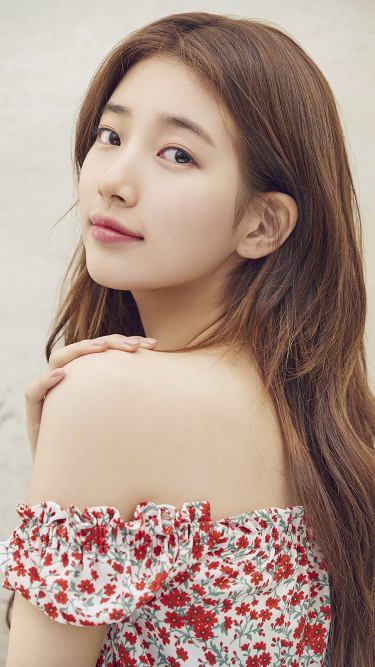
#> input picture OpenCV/data/image/suzy.jfif, 750 x 1334 px, found by its file name (shown at 1/2 size)
$ jupyter execute 'CV01_이미지로드및저장.ipynb'   (shell and % lines are left out)
#> lines starting #> are read from the running program, lines starting #| are printed output that depends on the picture
<table border=1 width=100%>
    <tr><td style="border: 1px solid black; width:600px; height:40px; text-align: center;"><font size=4 color=blue><b>[1차시] 학습목표</b></font></td></tr>
    <tr><td style="border: 1px solid black; text-align: left;"><font size=3>○ OpenCV의 사용법을 학습한다.<br>
○ 이미지를 읽는 방법을 학습한다.<br>
○ 이미지를 출력하는 방법을 학습한다 (OpenCV, Matplotlib, Widget)
        </font></td></tr>
</table>

<table border=1 width=100%>
    <tr><td style="border: 1px solid black; width:600px; height:40px; text-align: center;"><font size=4 color=blue><b>[1차시] 학습요약</b></font></td></tr>
    <tr><td style="border: 1px solid black; text-align: left;"><font size=3>○ <font color="red"><b>cv2.imread()</b></font> : 이미지를 읽음<br>
○ <font color="red"><b>cv2.imshow()</b></font> : 새창에 이미지 출력<br>
○ <font color="red"><b>cv2.cvtColor()</b></font> : 이미지의 색상공간을 변환<br>
○ <font color="red"><b>cv2.waitKey()</b></font> : 키 입력 대기 (1/000초 단위)<br>
○ <font color="red"><b>cv2.destroyAllWindows()</b></font> : 생성한 윈도우를 모두 닫음<br>
○ OpenCV 색상공간과 Python의 색상공간이 다르므로 변환이 필요 (BGR → RGB)
        </font></td></tr>
</table>

## OpenCV 개요 및 환경설정

### 개요

- <b>OpenCV </b>
  - Gray Bradsky에 의해 1996년 인텔에서 시작된 프로젝트
  - 컴퓨터 비전, 머신러닝과 관련된 다양한 알고리즘을 지원
  - C++, Python, Java 등의 언어를 지원
  - CUDA(Compute Unified Device Architecture), OpenCL (Open Computing Language)에 기반한 인터페이스를 지원
  <br><br>
- <b>OpenCV + Python</b>
  - OpenCV의 파이썬 API로 C/C++로 된 OpenCV 라이브러리들을 파이썬 래퍼로 감싼 후에 파이썬 모듈을 추가시킨 것
  - 속도문제를 해결하기 위해 속도가 문제되는 코드는 C/C++로 코딩하고 파이썬에서 불러 사용할 수 있는 파이썬 래퍼를 제공
  - OpenCV 배열은 Numpy 배열로 변환되어 내부 처리를 수행 (Numpy의 모든 연산 가능)
  - Numpy, SciPy, Matplotlib 라이브러리와도 호환

### 추천 사이트

- https://opencv.org/ : OpenCV 공식 사이트
  - https://github.com/opencv/opencv : OpenCV github 사이트
  - https://docs.opencv.org/4.x/d9/df8/tutorial_root.html : 튜토리얼
  - https://docs.opencv.org/ : 온라인 문서 (명령어)
- https://www.codeproject.com/Tags/OpenCV : 다양한 OpenCV 코드 제공
- https://learnopencv.com/ : 프로젝트에 활용하기 좋은 다양한 코드 제공
- https://github.com/spmallick/learnopencv/tree/master/ : 파이토치로 된 좋은 예시 코드
- https://github.com/spmallick/learnopencv/blob/master/README.md?ck_subscriber_id=1390420859
- https://meissa.tistory.com/ : OpenCV 고급 응용 예시 코드 (딥러닝 학습 포함)
- http://www.computer-vision-software.com/blog/ : 컴퓨터 비젼 관련 해외 블로그
- https://github.com/LongxingTan/Yolov5 : Yolov5 코드
- https://blog.naver.com/samsjang/220498694383 : 블로그
- https://m.blog.naver.com/samsjang/220498694383 : 블로그
- https://cafe.naver.com/opencv : OpenCV 커뮤니티 카페
- https://m.blog.naver.com/teach3450/221906560229 : 블로그 (다양한 알고리즘 소개)

###  OpenCV 환경 설정

####  아나콘다 네비게이터에서 설치하는 방법

- 아나콘다 네비게이터 실행

- Python 3.7 사용

- Environments 메뉴를 선택하고 Create 버튼을 클릭
- Name에 OpenCV를 입력하고 Python 버전은 3.7을 선택
  - 3.7이 나오지 않는다면 update index 버튼을 클릭하여 업데이터 진행
- Create 버튼을 클릭하여 새로운 환경 생성


- 생성된 환경을 선택하고 리스트에서 Not installed 항목을 선택
- 입력창에 opencv를 입력하여 libopencv, opencv, py-opencv를 선택
- 같은 방법으로 Jupyther, numpy(자동설치확인), pandas, matplotlib, searborn, scikit-learn, tensorflow-gpu, cudnn, codatookit을 선택
- Apply 버튼을 클릭하여 설치 준비

- 새창이 뜨면 선택한 목록을 확인하고 Apply 버튼을 클릭하여 설치 시작

- 생성한 환경으로 주피터 노트북 실행

#### 프롬프트 창에서 설치하는 방법

- https://www.lfd.uci.edu/~gohlke/pythonlibs/ 에서 다운로드하거나 아래와 같이 입력하여 설치

[cell 1]
# opencv-python : 주요 모듈이 포함된 라이브러리
# opencv-contrib-python : 추가 모듈이 포함된 라이브러리

[cell 2]
# opencv 설치 확인
import cv2

# 버전 확인
print(cv2.__version__)

## 이미지를 읽고 출력하기

  - <font color=red>cv2.imread(파일명, 이미지 형식)</font> : 이미지 파일을 읽기 위한 객체를 리턴
    - 이미지형식 : 칼라 (cv2.IMREAD_COLOR), 흑백(cv2.IMREAD_GRAYSCALE) 등
  - <font color=red>cv2.imshow(제목, 이미지 객체)</font>  : 이미지 출력
  - <font color=red>cv2.waitKey(0)</font>  : 키보드 입력을 기다리는 시간 설정 (0 : 계속 기다림)
    - 1/1000초 단위
  - <font color=red>cv2.destroyAllWindows()</font>  : 생성한 윈도우를 모두 닫는다

### window를 이용하여 이미지 출력하기

[cell 3]
# 윈도우 창에 이미지 띄우기
# 윈도우 창 닫는 법 모름 ㅠ
import cv2
img = cv2.imread("../OpenCV_data/image/suzy.jfif", cv2.IMREAD_COLOR)  # 이미지 읽어서 객체에 담기
#> img is the input picture: shape (1334, 750, 3); mean B, G, R 135.8, 147.9, 172.9
cv2.namedWindow('suzy', flags=None)  # (윈도우이름, flags설정)이미지를 표시할 수 있는 윈도우 생성
cv2.resizeWindow('suzy',200,400)  # (윈도우이름,너비,높이)윈도우 사이즈 조정
cv2.imshow('suzy',img)
cv2.waitKey(0)
cv2.destroyWindow('suzy')

### matplotlib를 이용하여 이미지 출력하기

[cell 4]
import cv2
import matplotlib.pyplot as plt
img = cv2.imread("../OpenCV_data/image/suzy.jfif", cv2.IMREAD_COLOR)
plt.imshow(img)

- OpenCV는 색상공간을 BGR(Blue Green Red)을 사용
- Python 이미지들은 RGB(Red Green Blue)을 사용하므로 변환 필요
- 따라서, OpenCV로 읽은 이미지를 Matplotlib으로 출력하려면 색상공간을 변환해야 함

- <font color=red>cv2. cvtColor(img, 색상변환옵션)</font>
  - 색상변환옵션 : cv2.COLOR_BGR2RGB, cv2.COLOR_RGB2GRAY, cv2.COLOR_RGB2HSV 등

[cell 5]
# 색상 공간 변경
img2 = cv2.cvtColor(img, cv2.COLOR_BGR2RGB)
# 축 눈금을 제거
plt.xticks([]); plt.yticks([])
# 그래프의 제목
plt.title("suzy")
# 이미지 출력
plt.imshow(img2)
plt.show()

#### 직접 Red 채널과 Blue 채널을 바꾸기

- 채널(chnnel) : 색상공간을 구성하는 색상을 의미, 칼라이미지는 Red 이미지, Green 이미지, Blue 이미지의 3개의 이미지로 구성

-  <font color=red>b, g, r = cv2.split(img)</font> : img파일을 b,g,r로 분리
-  <font color=red>cv2.merge([r,g,b])</font> : b, r을 바꿔서 Merge

[cell 6]
b, g, r = cv2.split(img)  # 이미지 채널을 나눠서
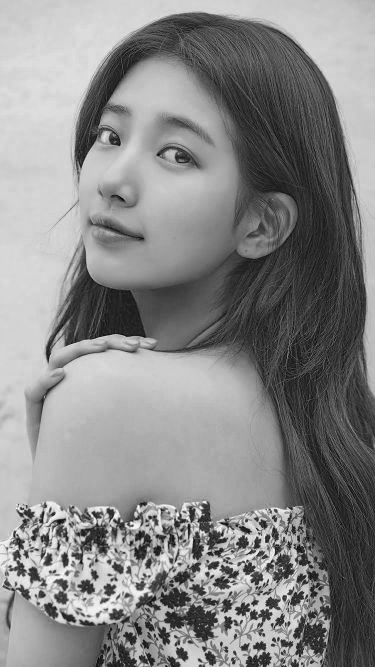
#> b: shape (1334, 750) (shown at 1/2 size); min 0, max 255, mean 135.8
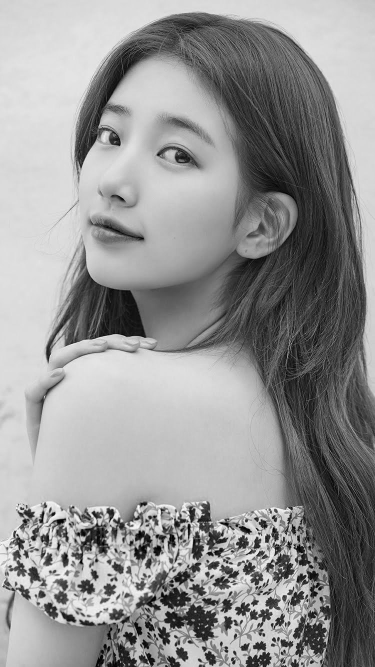
#> g: shape (1334, 750) (shown at 1/2 size); min 0, max 255, mean 147.9
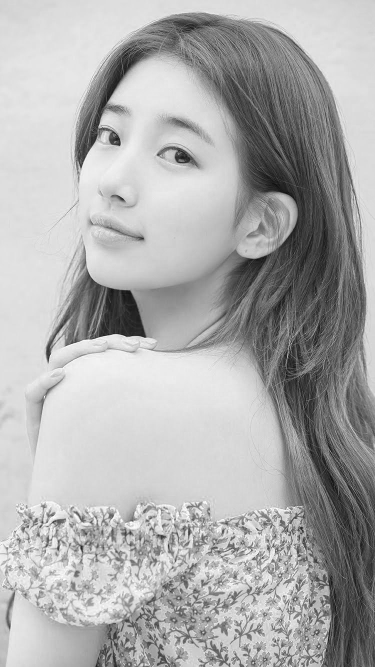
#> r: shape (1334, 750) (shown at 1/2 size); min 4, max 255, mean 172.9
img3 = cv2.merge([r,g,b])  # 재조합
plt.xticks([]); plt.yticks([])
plt.imshow(img2)
plt.show()

#### 각 채널 이미지 확인

[cell 7]
# 여러개의 그래프를 테이블 형태로 배치하는 방법 (행의 개수, 열의 개수, 번호)
plt.subplot(1, 3, 1)
plt.xticks([]); plt.yticks([])
plt.title("Red")
plt.imshow(r, cmap="gray") # cmap="gray" : 흑백이미지로 출력

plt.subplot(1, 3, 2)
plt.xticks([]); plt.yticks([])
plt.title("Green")
plt.imshow(g, cmap="gray")

plt.subplot(1, 3, 3)
plt.xticks([]); plt.yticks([])
plt.title("Blue")
plt.imshow(b, cmap="gray")
plt.show()
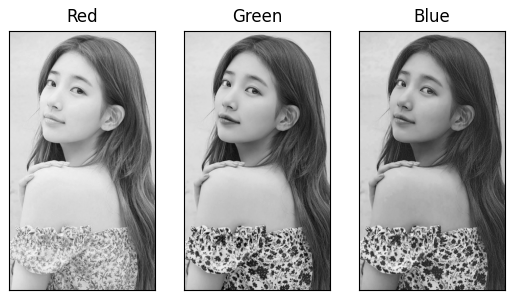
#> figure drawn by matplotlib, 3 panels

# 채널에 흰색 (255) 쪽 성분이 많을수록 해당 색상이 많이 분포되어 있다는 것을 의미

[cell 8]
print("원본이미지의 데이터 크기 : ", img.shape)
#| 원본이미지의 데이터 크기 :  (1334, 750, 3)
print("Red 채널의 데이터 크기 : ", r.shape)
#| Red 채널의 데이터 크기 :  (1334, 750)

$ run again, with OpenCV/data/image/bennett.jfif copied over OpenCV/data/image/suzy.jfif
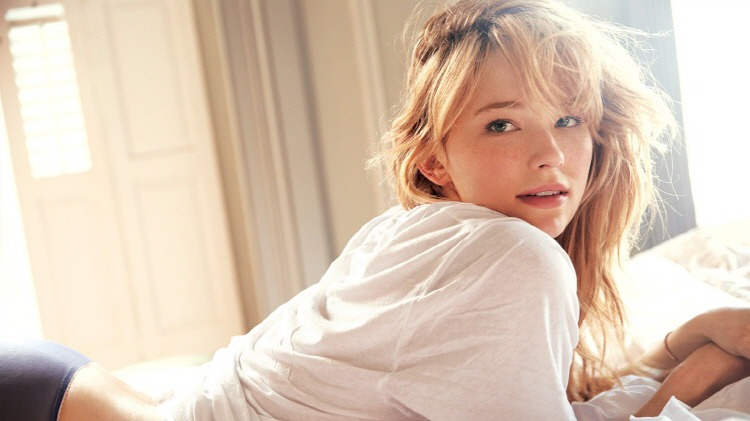
#> input picture OpenCV/data/image/bennett.jfif, 750 x 421 px, found by its file name
#> img is the input picture: shape (421, 750, 3); mean B, G, R 180.7, 198.8, 220.1
#> `b, g, r = cv2.split(img)`:
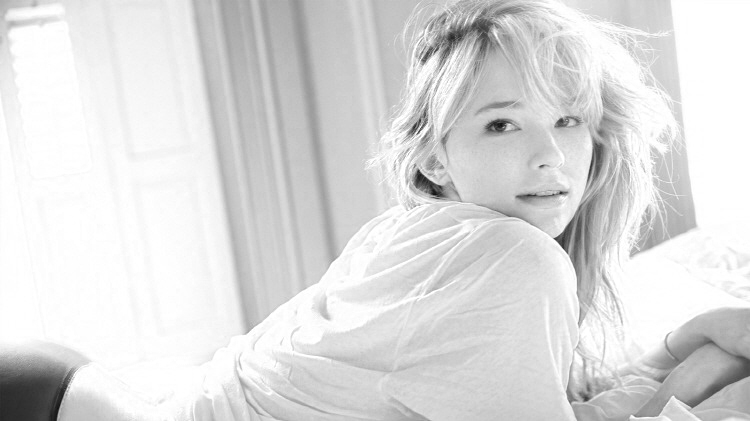
#> r: shape (421, 750); min 16, max 255, mean 220.1
#> `plt.show()`:
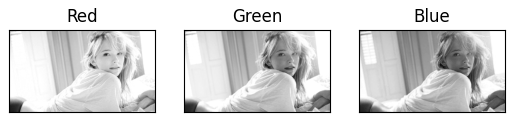
#> figure drawn by matplotlib, 3 panels
#| 원본이미지의 데이터 크기 :  (421, 750, 3)
#| Red 채널의 데이터 크기 :  (421, 750)

$ run again, with OpenCV/data/image/car4.jfif copied over OpenCV/data/image/suzy.jfif
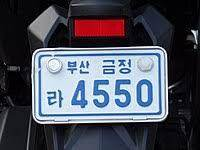
#> input picture OpenCV/data/image/car4.jfif, 200 x 150 px, found by its file name
#> img is the input picture: shape (150, 200, 3); mean B, G, R 91.6, 80.5, 77.3
#> `b, g, r = cv2.split(img)`:
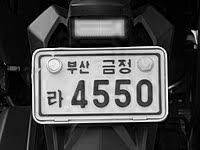
#> r: shape (150, 200); min 0, max 255, mean 77.3
#> `plt.show()`:
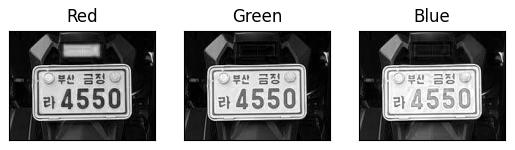
#> figure drawn by matplotlib, 3 panels
#| 원본이미지의 데이터 크기 :  (150, 200, 3)
#| Red 채널의 데이터 크기 :  (150, 200)
#> en_img = 13115 values, max 255 at index 0, min 0 at index 4, mean 140.1
